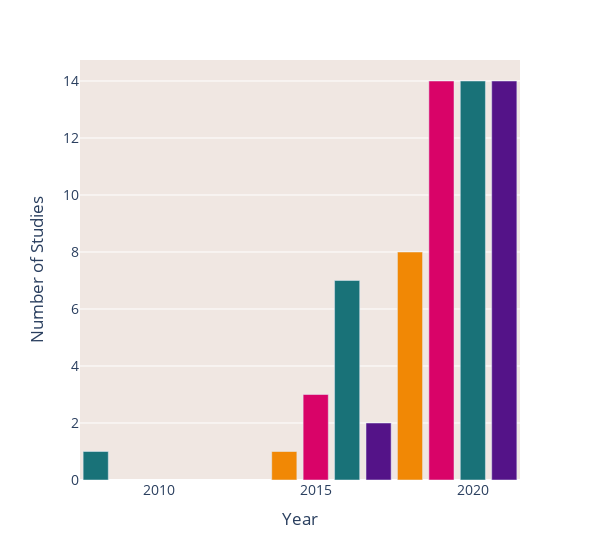

The notebook cell this image was saved under:
### Markdown cell above
## Date Barplot

### Code cell
date_df = short['Year'].value_counts().reset_index().rename(columns={'index':'Year','Year':'Number of Studies'})
date_df['colour'] = date_df['Year'].apply(lambda x: str(x%4))
date_plot = px.bar(date_df, x='Year',y='Number of Studies',color='colour', color_discrete_sequence=['#D90368','#197278','#541388','#F18805'])
date_plot.update_layout(showlegend=False,plot_bgcolor="#F0e7E2",font=dict(size=14)) 
date_plot.update_layout(
    width=600,
)

date_plot.show()

### Figure 1 — Plotly figure (JSON) as saved in the notebook; plotly's stock layout.template omitted (floating-point values rounded to 4 significant figures)
{"data": [{"alignmentgroup": "True", "hovertemplate": "colour=3.0<br>Year=%{x}<br>Number of Studies=%{y}<extra></extra>", "legendgroup": "3.0", "marker": {"color": "#D90368", "pattern": {"shape": ""}}, "name": "3.0", "offsetgroup": "3.0", "orientation": "v", "showlegend": true, "textposition": "auto", "type": "bar", "x": [2019, 2015], "xaxis": "x", "y": [14, 3], "yaxis": "y"}, {"alignmentgroup": "True", "hovertemplate": "colour=0.0<br>Year=%{x}<br>Number of Studies=%{y}<extra></extra>", "legendgroup": "0.0", "marker": {"color": "#197278", "pattern": {"shape": ""}}, "name": "0.0", "offsetgroup": "0.0", "orientation": "v", "showlegend": true, "textposition": "auto", "type": "bar", "x": [2020, 2016, 2008], "xaxis": "x", "y": [14, 7, 1], "yaxis": "y"}, {"alignmentgroup": "True", "hovertemplate": "colour=1.0<br>Year=%{x}<br>Number of Studies=%{y}<extra></extra>", "legendgroup": "1.0", "marker": {"color": "#541388", "pattern": {"shape": ""}}, "name": "1.0", "offsetgroup": "1.0", "orientation": "v", "showlegend": true, "textposition": "auto", "type": "bar", "x": [2021, 2017], "xaxis": "x", "y": [14, 2], "yaxis": "y"}, {"alignmentgroup": "True", "hovertemplate": "colour=2.0<br>Year=%{x}<br>Number of Studies=%{y}<extra></extra>", "legendgroup": "2.0", "marker": {"color": "#F18805", "pattern": {"shape": ""}}, "name": "2.0", "offsetgroup": "2.0", "orientation": "v", "showlegend": true, "textposition": "auto", "type": "bar", "x": [2018, 2014], "xaxis": "x", "y": [8, 1], "yaxis": "y"}], "layout": {"barmode": "relative", "font": {"size": 14}, "legend": {"title": {"text": "colour"}, "tracegroupgap": 0}, "margin": {"t": 60}, "plot_bgcolor": "#F0e7E2", "showlegend": false, "width": 600, "xaxis": {"anchor": "y", "domain": [0, 1], "title": {"text": "Year"}}, "yaxis": {"anchor": "x", "domain": [0, 1], "title": {"text": "Number of Studies"}}}}
